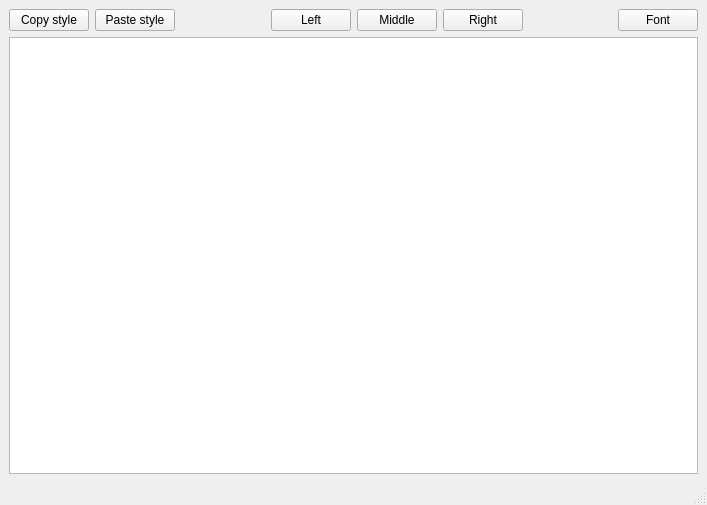
<?xml version="1.0" encoding="UTF-8"?>
<ui version="4.0">
 <class>MainWindow</class>
 <widget class="QMainWindow" name="MainWindow">
  <property name="geometry">
   <rect>
    <x>0</x>
    <y>0</y>
    <width>707</width>
    <height>505</height>
   </rect>
  </property>
  <property name="windowTitle">
   <string>MainWindow</string>
  </property>
  <widget class="QWidget" name="centralwidget">
   <layout class="QGridLayout" name="gridLayout_2">
    <item row="0" column="0">
     <layout class="QVBoxLayout" name="verticalLayout">
      <item>
       <layout class="QGridLayout" name="gridLayout">
        <item row="0" column="6">
         <spacer name="horizontalSpacer_2">
          <property name="orientation">
           <enum>Qt::Horizontal</enum>
          </property>
          <property name="sizeHint" stdset="0">
           <size>
            <width>40</width>
            <height>20</height>
           </size>
          </property>
         </spacer>
        </item>
        <item row="0" column="2">
         <spacer name="horizontalSpacer">
          <property name="orientation">
           <enum>Qt::Horizontal</enum>
          </property>
          <property name="sizeHint" stdset="0">
           <size>
            <width>40</width>
            <height>20</height>
           </size>
          </property>
         </spacer>
        </item>
        <item row="0" column="7">
         <widget class="QPushButton" name="ChFont">
          <property name="text">
           <string>Font</string>
          </property>
         </widget>
        </item>
        <item row="0" column="1">
         <widget class="QPushButton" name="FPaste">
          <property name="text">
           <string>Paste style</string>
          </property>
         </widget>
        </item>
        <item row="0" column="0">
         <widget class="QPushButton" name="FCopy">
          <property name="text">
           <string>Copy style</string>
          </property>
         </widget>
        </item>
        <item row="0" column="3">
         <widget class="QPushButton" name="ALeft">
          <property name="text">
           <string>Left</string>
          </property>
         </widget>
        </item>
        <item row="0" column="5">
         <widget class="QPushButton" name="ARight">
          <property name="text">
           <string>Right</string>
          </property>
         </widget>
        </item>
        <item row="0" column="4">
         <widget class="QPushButton" name="AMiddle">
          <property name="text">
           <string>Middle</string>
          </property>
         </widget>
        </item>
        <item row="1" column="0" colspan="8">
         <widget class="QTextEdit" name="Editor"/>
        </item>
       </layout>
      </item>
     </layout>
    </item>
   </layout>
  </widget>
  <widget class="QMenuBar" name="menubar">
   <property name="geometry">
    <rect>
     <x>0</x>
     <y>0</y>
     <width>707</width>
     <height>20</height>
    </rect>
   </property>
   <property name="defaultUp">
    <bool>false</bool>
   </property>
  </widget>
  <widget class="QStatusBar" name="statusbar"/>
 </widget>
 <resources/>
 <connections/>
</ui>
